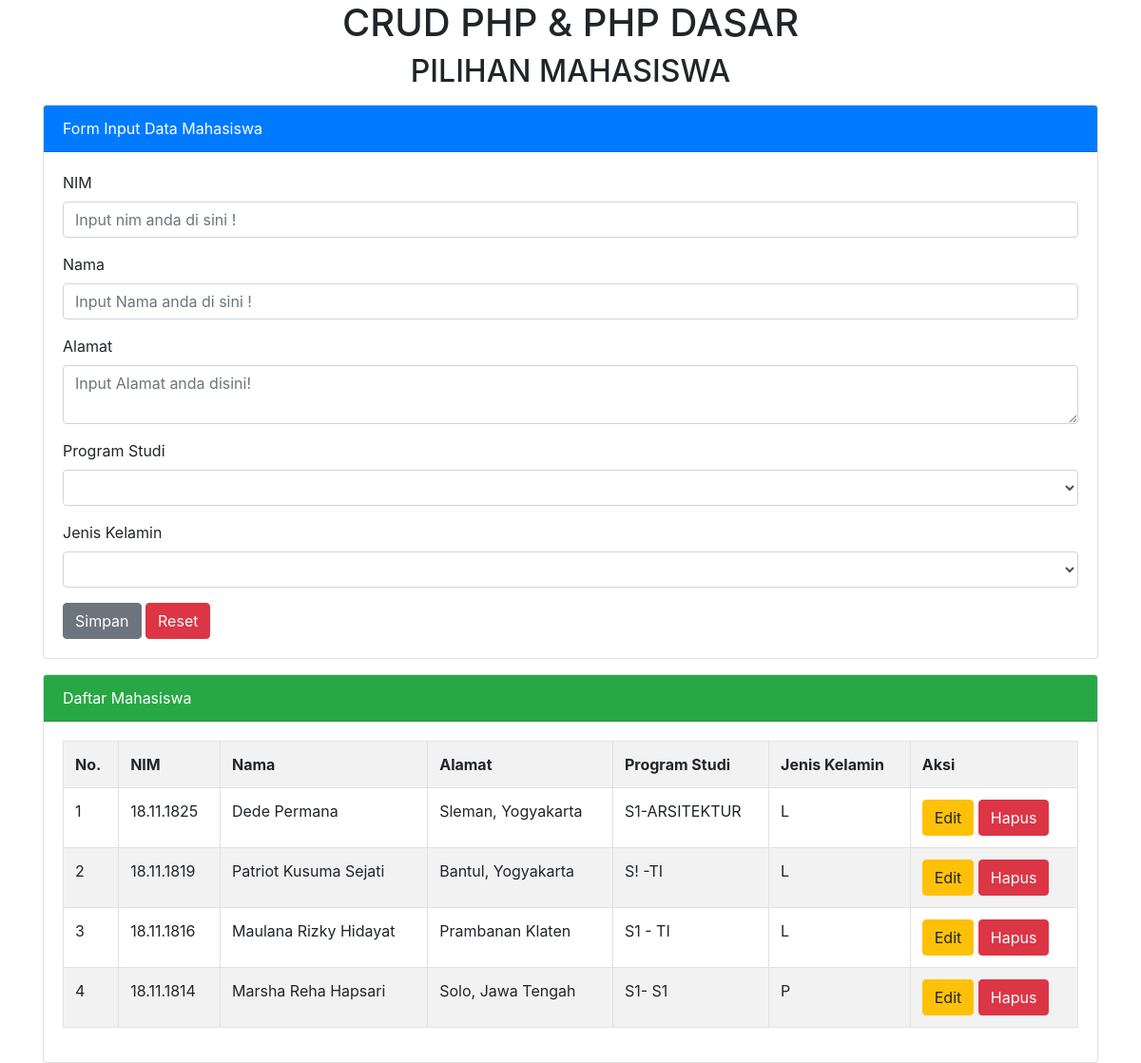
The page / on the database its author committed.
### tables this page shows
CREATE TABLE `tmhs` (
  `nim` varchar(11) NOT NULL,
  `nama` varchar(50) NOT NULL,
  `alamat` varchar(120) NOT NULL,
  `jenis_kelamin` varchar(2) NOT NULL,
  `prodi` varchar(50) NOT NULL
);

### index.php (the view, shortened to what this page needs)
<?php include "tema/head.php"?>
<?php include "config.php"?>
    <div class="container">
    <h1 class="text-center">CRUD PHP & PHP DASAR</h1>
    <h2 class="text-center">PILIHAN MAHASISWA</h2>
    <div class="card mt-3">
        <div class="card-header bg-primary text-white">
            Form Input Data Mahasiswa
        </div>
            <div class="card-body">
               <form action="" method="post">
                    <div class="form-group">
                        <label>NIM</label>
                        <input type="text" name="tnim" value="<?=@$vnim?>" class="form-control" placeholder="Input nim anda di sini !" required>
                    </div>
                    <div class="form-group">
                        <label>Nama</label>
                        <input type="text" name="tnama" value="<?=@$vnama?>" class="form-control" placeholder="Input Nama anda di sini !" required>
                    </div>
                    <div class="form-group">
                        <label>Alamat</label>
                        <textarea name="talamat" class="form-control" placeholder = "Input Alamat anda disini!"><?=@$valamat?></textarea>
                    </div>
                    <div class="form-group">
                        <label>Program Studi</label>
                        <select name="tprodi" class="form-control">
                            <option value="<?=@$vprodi?>"><?=@$vprodi?></option>
                            <option value="D3-M!">D3-MI</option>
                        </select>
                    </div>
                    <div class="form-group">
                        <label>Jenis Kelamin</label>
                        <select name="tjenis_kelamin" class="form-control">
                            <option value="<?=@$vjenis_kelamin?>"><?=@$vjenis_kelamin?></option>
                            <option value="Perempuan">P</option>
                        </select>
                    </div>
                    <button type="submit" class="btn btn-secondary" name="bsimpan">Simpan</button>
                    <button type="reset" class="btn btn-danger" name="briset">Reset</button>
                </form>
            </div>
    </div>
 <div class="card mt-3">
        <div class="card-header bg-success text-white">
            Daftar Mahasiswa
        </div>
            <div class="card-body">
                <table class="table table-bordered table-striped">
                    <tr>
                        <th> No.</th>
                        <th>NIM</th>
                        <th>Nama</th>
                        <th>Alamat</th>
                        <th>Program Studi</th>
                        <th>Jenis Kelamin</th>
                        <th>Aksi</th>
                    </tr>
                    <?php
                        $no = 1;
                        $tampil = mysqli_query($koneksi, "SELECT * from tmhs order by nim desc");
                        while($data = mysqli_fetch_array($tampil)) :
                    ?>
                    <tr>
                        <td><?=$no++;?></td>
                        <td><?=$data['nim']?></td>
                        <td><?=$data['nama']?> </td>
                        <td><?=$data['alamat']?></td>
                        <td><?=$data['prodi']?></td>
                        <td><?=$data['jenis_kelamin']?></td>
                        <td>
                            <a href="index.php?hal=edit&id=<?=$data['nim']?>" class="btn btn-warning">Edit</a>
                            <a href="index.php?hal=hapus&id=<?=$data['nim']?>"onclick="return confirm('Apakah yakin ingin menghapus data ini?')" class="btn btn-danger">Hapus</a>
                        </td>
                    </tr>
                    <?php endwhile; ?>
                </table>
            </div>
    </div>
 </div>
 <?php require "tema/footer.php"?>

### tema/head.php (shortened to what this page needs)
<!DOCTYPE html>
<html lang="en">
<head>
    <link rel="stylesheet" type="text/css" href="css/bootstrap.min.css">
</head>
<body>

### tema/footer.php (shortened to what this page needs)
</body>
</html>

### rows shown on the page
tmhs: nim "18.11.1825", nama "Dede Permana", alamat "Sleman, Yogyakarta", prodi "S1-ARSITEKTUR", jenis_kelamin "L"
tmhs: nim "18.11.1819", nama "Patriot Kusuma Sejati", alamat "Bantul, Yogyakarta", prodi "S! -TI", jenis_kelamin "L"
tmhs: nim "18.11.1816", nama "Maulana Rizky Hidayat", alamat "Prambanan Klaten", prodi "S1 - TI", jenis_kelamin "L"
tmhs: nim "18.11.1814", nama "Marsha Reha Hapsari", alamat "Solo, Jawa Tengah", prodi "S1- S1", jenis_kelamin "P"
